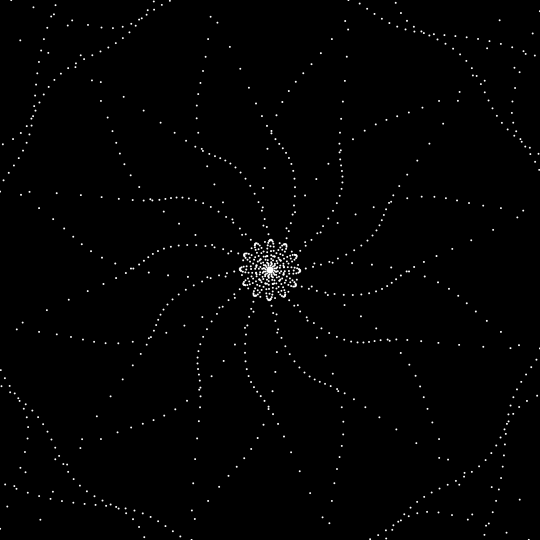
Frame 1 (no input)
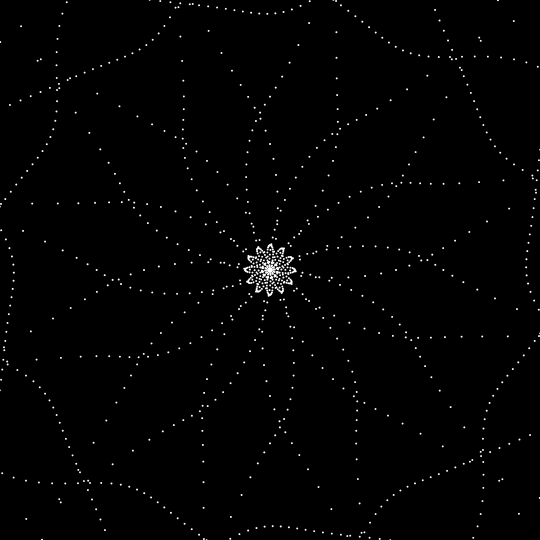
Frame 60 (the mouse pressed at the canvas centre just before this capture)
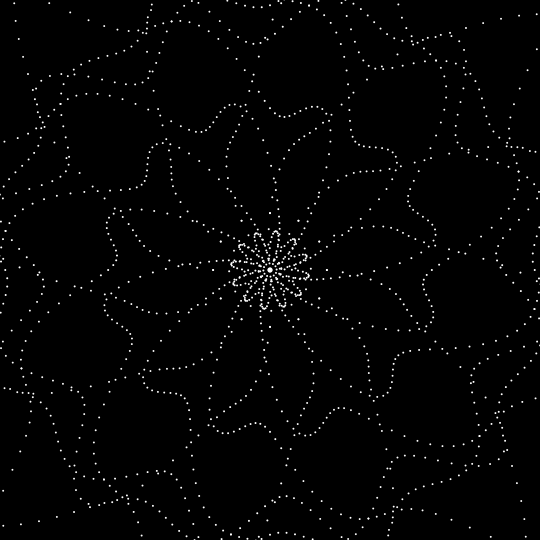
Frame 120 (the mouse held since frame 60 and released just before this capture)

The Processing sketch that drew these frames (run headless with seeded random() and noise(); from frame 60 on, the mouse is pressed at the canvas centre):

// Processing sketch: processing_185355
// ── processing_185355.pde

int frames=100, num=200, sz=2, c=12;
float theta, r;
 
void setup() {
  size(540, 540);
  noStroke();
}
 
void draw() {

  background(0);

  noStroke();
  fill(255);
   for (int j=0; j<c; j++) {
    r=TWO_PI/c*j;
  for (int i=0; i<=num; i++) {
  
    pushMatrix();
    translate(width/2, height/2);
    rotate(r);
     float offSet=TWO_PI/num*i;
     
     
    float d =  map(sin(theta-offSet*2), -1, 1, 20, 40);
    float d2 =  map(sin(theta-offSet), -1, 1, 0, d);
     
     
      float x = 25 + d2*2 + map(sin(theta+offSet*10), -1, 1, 0, d2);
 
      float x2 = map(d2,-1,1,0,x)-map(d,-1,1,0,x);

        ellipse(x2+d2, 0, sz, sz);
   
    r+=TWO_PI/num;
    popMatrix();
  } }
  theta += TWO_PI/frames;
}
